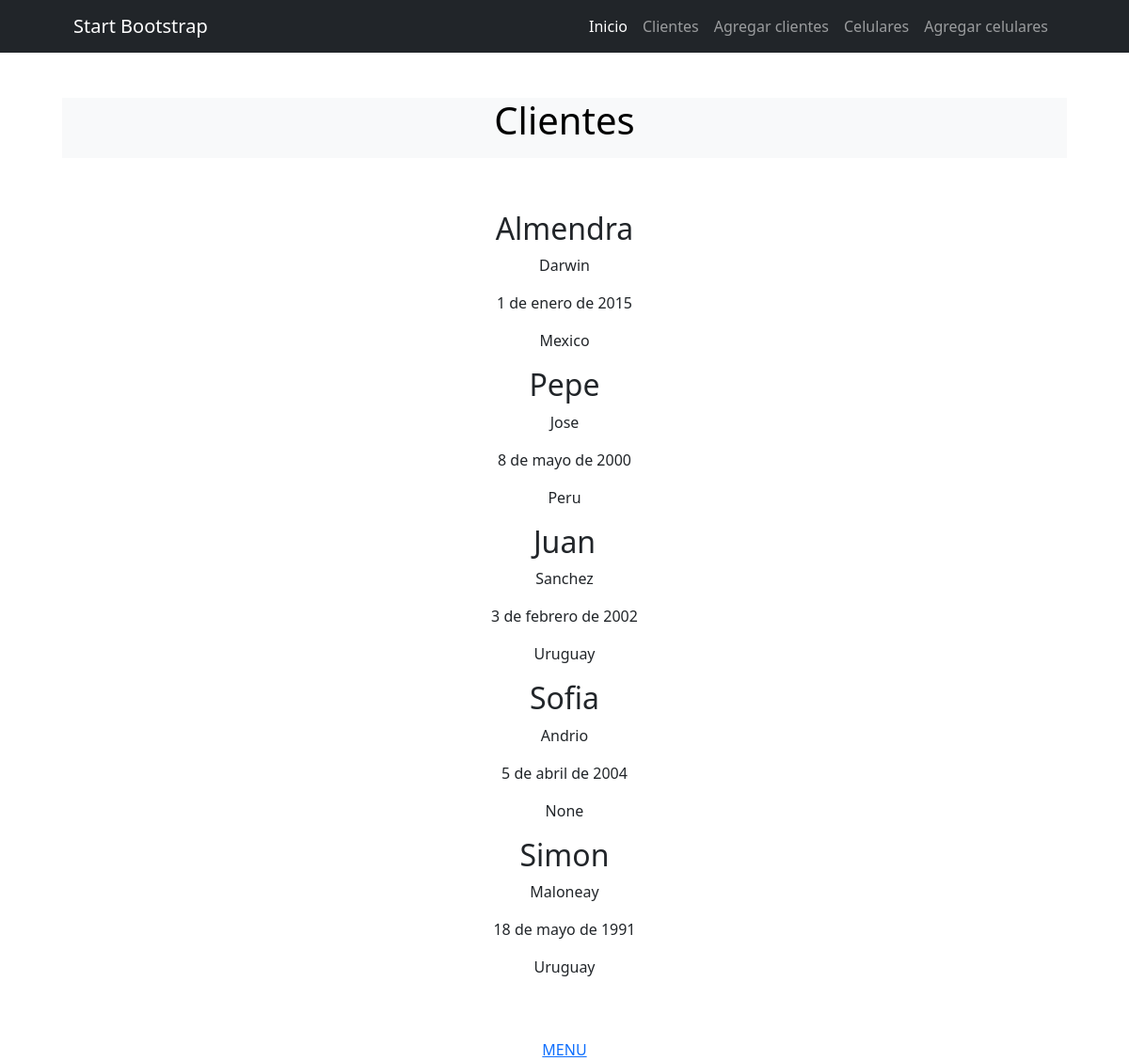
The page /Cliente/ on the database as committed earlier.
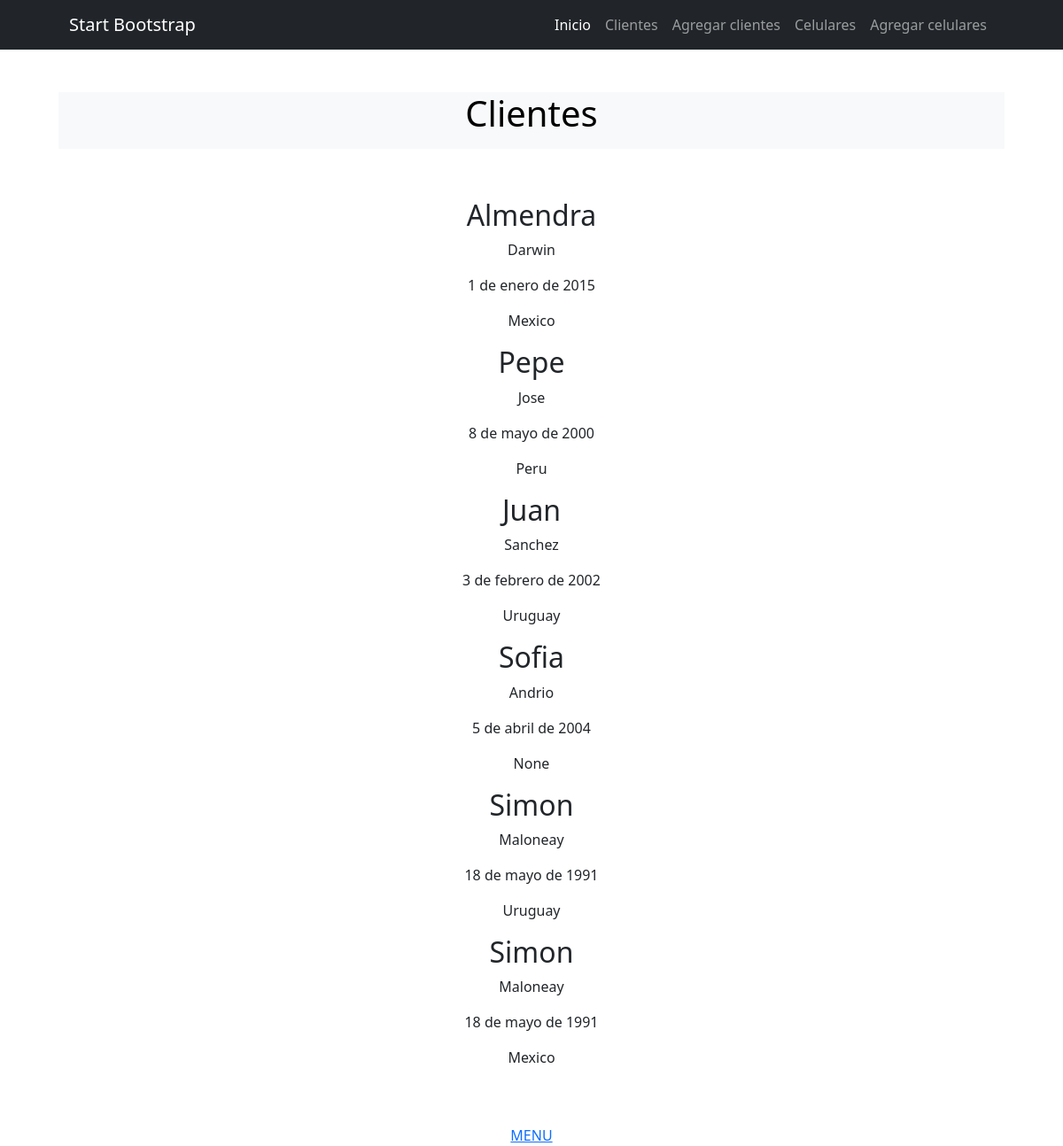
The same page on the database as committed later.
### apps/Cliente/models.py (models this page shows, shortened)
class Cliente(models.Model):
    nombre= models.CharField(max_length=50)
    apellido= models.CharField(max_length=50)
    nacimiento= models.DateField(null=True)
    pais_origen_id= models.ForeignKey(Pais, on_delete=models.SET_NULL, null=True, blank=True)

class Pais(models.Model):
    nombre = models.CharField(max_length=50)
    def __str__(self):
        return self.nombre

### apps/Cliente/views.py (the view)
# urls.py: path('', home, name="home"),
def home(request):
    Clientes_registros= Cliente.objects.all()
    contexto={"Cliente": Clientes_registros}
    return render(request, "Cliente/index.html", contexto)

### apps/Cliente/templates/Cliente/index.html
{% extends 'Home/index.html' %}
{% block INDEX_TITULO %}
Clientes
{% endblock INDEX_TITULO%}
{% block INDEX_CONTENIDO %}
<center>{% for Cliente in Cliente %}
            <h2>{{Cliente.nombre}}</h2>
            <p>{{Cliente.apellido}}</p>
            <p>{{Cliente.nacimiento}}</p>
            <p>{{Cliente.pais_origen_id}}</p>
        {% endfor %}</center>
    <br> </br>
<center><a href="{% url 'Home:home' %}">MENU</a></center>
{% endblock INDEX_CONTENIDO %}

Rows that differ between the two databases and show on the page:
added Cliente: nombre "Simon", apellido "Maloneay", nacimiento "18 de mayo de 1991", pais_origen_id "Mexico"
